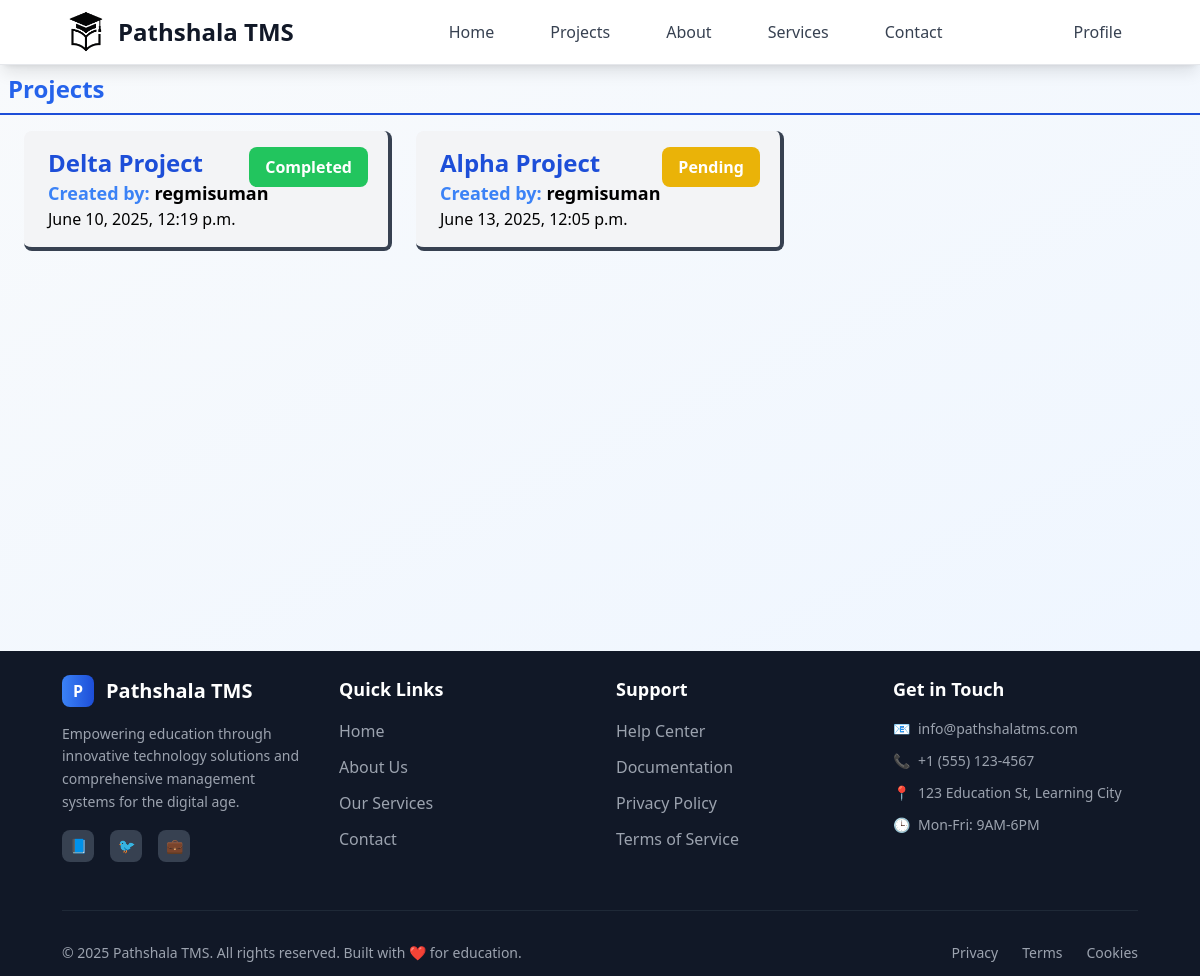
The app's page /employee/projects/ (signed in) with its own data.
### tasks/models.py (models this page shows)
class Task(models.Model):
    class StatusOptions(models.TextChoices):
        PENDING = "Pending", "Pending"
        IN_PROGRESS = "In Progress", "In Progress"
        COMPLETED = "Completed", "Completed"
        CANCELED = "Canceled", "Canceled"
    class TaskPriorityOptions(models.TextChoices):
        LOW = "Low", "Low"
        MEDIUM = "Medium", "Medium"
        HIGH = "High", "High"
    title = models.CharField(max_length=30)
    description = models.TextField(null=True, blank=True)
    user = models.ForeignKey(User, on_delete=models.CASCADE, related_name="tasks")
    project = models.ForeignKey(Project, on_delete=models.CASCADE)
    assigned_user = models.ForeignKey( User, on_delete=models.SET_NULL, related_name="assigned_tasks", null=True, blank=True)
    status = models.CharField(choices=StatusOptions, default=StatusOptions.PENDING)
    priority = models.CharField (choices=TaskPriorityOptions, default=TaskPriorityOptions.LOW)
    deadline = models.DateField(null=True, blank=True)
    created_at = models.DateTimeField(auto_now_add=True, editable=False)
    updated_at = models.DateTimeField(auto_now=True, editable=False)
    attachment = models.FileField(blank=True, null=True, upload_to=attachment_path)

### projects/models.py (models this page shows, shortened)
class Project(models.Model):
    class StatusOptions(models.TextChoices):
        PENDING = "Pending", "Pending"
        IN_PROGRESS = "In Progress", "In Progress"
        COMPLETED = "Completed", "Completed"
        CANCELED = "Canceled", "Canceled"
    title = models.CharField(max_length=25)
    description = models.TextField(null=True, blank=True)
    user = models.ForeignKey(User, on_delete=models.CASCADE)
    status = models.CharField(choices=StatusOptions, default=StatusOptions.PENDING, max_length=15)
    created_at = models.DateTimeField(auto_now_add=True, editable=False)
    updated_at = models.DateTimeField(auto_now=True, null=True, blank=True, editable=False)

### projects/views.py (the view)
# urls.py: path("projects/", employeeProjects),
@login_required(login_url="/login")
def employeeProjects(request):
    user = request.user
    if user.profile.role == "employee":
        tasks = Task.objects.filter(assigned_user=user)
        return render(request, "pages/employee/project/project_page.html", {"tasks":tasks})
    else:
        return redirect('/employer/projects')

### templates/pages/employee/project/project_page.html (shortened to what this page needs)
{% extends 'layouts/main.html' %}
{% block content %}
<div class="flex flex-col">
  <div class="flex p-2 mb-2 justify-between border-b-2 border-blue-700">
    <h1 class="text-blue-600 text-center text-2xl font-bold">Projects</h1>
  </div>
  {%if tasks%}
  <div class="grid grid-cols-1 md:grid-cols-2 lg:grid-cols-3 gap-6 mx-6">
    {% for task in tasks %}
      <a  href="/employee/project-details/{{task.project.id}}">
        <div class="relative bg-gray-100 hover:bg-gray-200 hover:scale-[102%] transition:ease-in-out duration-300 border-b-4 border-r-4 border-gray-700 rounded-lg py-4 px-6 my-2">
          <div>
            <div class="text-2xl font-bold text-blue-700"> {{ task.project.title }} </div>
          </div>
          <span class="
        {% if task.project.status == 'Canceled' %} bg-red-500
            {% elif task.project.status == 'Completed' %}bg-green-500
            {% elif task.project.status == 'Pending' %}bg-yellow-500
            {% elif task.project.status == 'In Progress' %}bg-blue-500
            {% else %}bg-purple-500
            {% endif %}
          absolute top-0 right-5 z-5 px-4 py-2 rounded-lg text-white font-bold my-4">
            {{ task.project.status }}
          </span>
          <div class="text-lg font-semibold">  <span class="text-blue-500">Created by: </span>{{ task.project.user }}</div>
          <div>{{ task.project.created_at }}</div>
        </div>
      </a>
    {% endfor %}
  </div>
  {%endif%}
  </div>
{% endblock %}

### records on screen
Task: project "Delta Project", project.status "Completed", project.user "regmisuman", project.created_at "June 10, 2025, 12:19 p.m."
Task: project "Alpha Project", project.status "Pending", project.user "regmisuman", project.created_at "June 13, 2025, 12:05 p.m."
